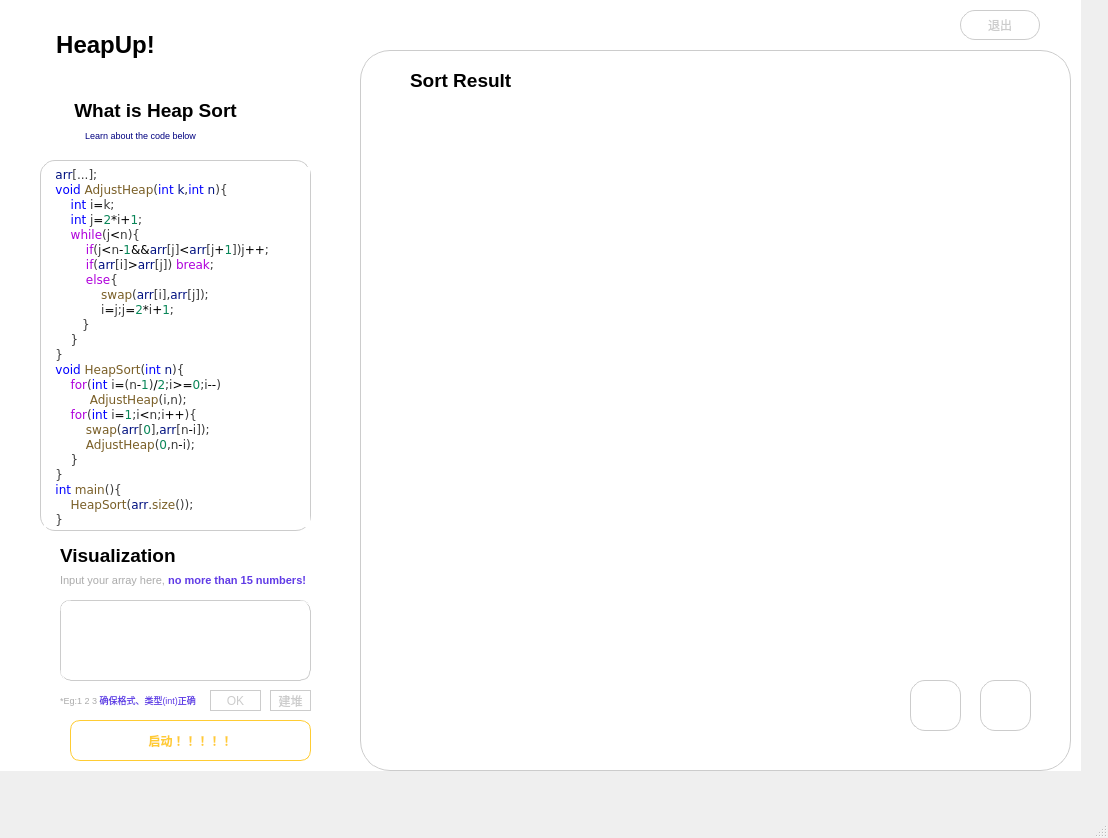
 <widget class="QMainWindow" name="MainWindow">
  <property name="geometry">
   <rect>
    <x>0</x>
    <y>0</y>
    <width>1108</width>
    <height>838</height>
   </rect>
  </property>
  <property name="windowTitle">
   <string>MainWindow</string>
  </property>
  <widget class="QWidget" name="centralwidget">
   <widget class="QLabel" name="label">
    <property name="geometry">
     <rect>
      <x>20</x>
      <y>10</y>
      <width>171</width>
      <height>71</height>
     </rect>
    </property>
    <property name="text">
     <string>&lt;html&gt;&lt;head/&gt;&lt;body&gt;&lt;p align=&quot;center&quot;&gt;&lt;span style=&quot; font-size:18pt; font-weight:700;&quot;&gt;HeapUp!&lt;/span&gt;&lt;/p&gt;&lt;/body&gt;&lt;/html&gt;</string>
    </property>
   </widget>
   <widget class="QLabel" name="label_2">
    <property name="geometry">
     <rect>
      <x>40</x>
      <y>90</y>
      <width>231</width>
      <height>41</height>
     </rect>
    </property>
    <property name="text">
     <string>&lt;html&gt;&lt;head/&gt;&lt;body&gt;&lt;p align=&quot;center&quot;&gt;&lt;span style=&quot; font-size:14pt; font-weight:700;&quot;&gt;What is Heap Sort&lt;/span&gt;&lt;/p&gt;&lt;/body&gt;&lt;/html&gt;</string>
    </property>
   </widget>
   <widget class="QLabel" name="label_3">
    <property name="geometry">
     <rect>
      <x>40</x>
      <y>90</y>
      <width>20</width>
      <height>61</height>
     </rect>
    </property>
    <property name="text">
     <string/>
    </property>
    <property name="pixmap">
     <pixmap resource="icon.qrc">:/icon/icon_title.png</pixmap>
    </property>
   </widget>
   <widget class="QLabel" name="label_4">
    <property name="geometry">
     <rect>
      <x>50</x>
      <y>110</y>
      <width>181</width>
      <height>51</height>
     </rect>
    </property>
    <property name="text">
     <string>&lt;html&gt;&lt;head/&gt;&lt;body&gt;&lt;p align=&quot;center&quot;&gt;&lt;span style=&quot; font-size:7pt; color:#00007f;&quot;&gt;Learn about the code below&lt;/span&gt;&lt;/p&gt;&lt;/body&gt;&lt;/html&gt;</string>
    </property>
   </widget>
   <widget class="QLabel" name="label_5">
    <property name="geometry">
     <rect>
      <x>40</x>
      <y>160</y>
      <width>271</width>
      <height>371</height>
     </rect>
    </property>
    <property name="styleSheet">
     <string notr="true">QLabel{
	border:1px solid #cccccc;
	border-radius:15px;
}
QLabel:hover{
	border:1px solid #ffcc33;
}</string>
    </property>
    <property name="text">
     <string>&lt;html&gt;&lt;head/&gt;&lt;body&gt;&lt;pre style=&quot; margin-top:0px; margin-bottom:0px; margin-left:0px; margin-right:0px; -qt-block-indent:0; text-indent:0px; line-height:19px; background-color:#ffffff;&quot;&gt;&lt;span style=&quot; font-family:'Consolas','Courier New','monospace'; color:#001080;&quot;&gt;   arr&lt;/span&gt;&lt;span style=&quot; font-family:'Consolas','Courier New','monospace'; color:#3b3b3b;&quot;&gt;[...];&lt;/span&gt;&lt;/pre&gt;&lt;pre style=&quot; margin-top:0px; margin-bottom:0px; margin-left:0px; margin-right:0px; -qt-block-indent:0; text-indent:0px; background-color:#ffffff;&quot;&gt;&lt;span style=&quot; font-family:'Consolas','Courier New','monospace'; color:#0000ff;&quot;&gt;   void &lt;/span&gt;&lt;span style=&quot; font-family:'Consolas','Courier New','monospace'; color:#795e26;&quot;&gt;AdjustHeap&lt;/span&gt;&lt;span style=&quot; font-family:'Consolas','Courier New','monospace'; color:#3b3b3b;&quot;&gt;(&lt;/span&gt;&lt;span style=&quot; font-family:'Consolas','Courier New','monospace'; color:#0000ff;&quot;&gt;int &lt;/span&gt;&lt;span style=&quot; font-family:'Consolas','Courier New','monospace'; color:#001080;&quot;&gt;k&lt;/span&gt;&lt;span style=&quot; font-family:'Consolas','Courier New','monospace'; color:#3b3b3b;&quot;&gt;,&lt;/span&gt;&lt;span style=&quot; font-family:'Consolas','Courier New','monospace'; color:#0000ff;&quot;&gt;int &lt;/span&gt;&lt;span style=&quot; font-family:'Consolas','Courier New','monospace'; color:#001080;&quot;&gt;n&lt;/span&gt;&lt;span style=&quot; font-family:'Consolas','Courier New','monospace'; color:#3b3b3b;&quot;&gt;){&lt;/span&gt;&lt;/pre&gt;&lt;pre style=&quot; margin-top:0px; margin-bottom:0px; margin-left:0px; margin-right:0px; -qt-block-indent:0; text-indent:0px; background-color:#ffffff;&quot;&gt;&lt;span style=&quot; font-family:'Consolas','Courier New','monospace'; color:#0000ff;&quot;&gt;       int&lt;/span&gt;&lt;span style=&quot; font-family:'Consolas','Courier New','monospace'; color:#3b3b3b;&quot;&gt; i&lt;/span&gt;&lt;span style=&quot; font-family:'Consolas','Courier New','monospace'; color:#000000;&quot;&gt;=&lt;/span&gt;&lt;span style=&quot; font-family:'Consolas','Courier New','monospace'; color:#3b3b3b;&quot;&gt;k;&lt;/span&gt;&lt;/pre&gt;&lt;pre style=&quot; margin-top:0px; margin-bottom:0px; margin-left:0px; margin-right:0px; -qt-block-indent:0; text-indent:0px; background-color:#ffffff;&quot;&gt;&lt;span style=&quot; font-family:'Consolas','Courier New','monospace'; color:#0000ff;&quot;&gt;       int&lt;/span&gt;&lt;span style=&quot; font-family:'Consolas','Courier New','monospace'; color:#3b3b3b;&quot;&gt; j&lt;/span&gt;&lt;span style=&quot; font-family:'Consolas','Courier New','monospace'; color:#000000;&quot;&gt;=&lt;/span&gt;&lt;span style=&quot; font-family:'Consolas','Courier New','monospace'; color:#098658;&quot;&gt;2&lt;/span&gt;&lt;span style=&quot; font-family:'Consolas','Courier New','monospace'; color:#000000;&quot;&gt;*&lt;/span&gt;&lt;span style=&quot; font-family:'Consolas','Courier New','monospace'; color:#3b3b3b;&quot;&gt;i&lt;/span&gt;&lt;span style=&quot; font-family:'Consolas','Courier New','monospace'; color:#000000;&quot;&gt;+&lt;/span&gt;&lt;span style=&quot; font-family:'Consolas','Courier New','monospace'; color:#098658;&quot;&gt;1&lt;/span&gt;&lt;span style=&quot; font-family:'Consolas','Courier New','monospace'; color:#3b3b3b;&quot;&gt;;&lt;/span&gt;&lt;/pre&gt;&lt;pre style=&quot; margin-top:0px; margin-bottom:0px; margin-left:0px; margin-right:0px; -qt-block-indent:0; text-indent:0px; background-color:#ffffff;&quot;&gt;&lt;span style=&quot; font-family:'Consolas','Courier New','monospace'; color:#af00db;&quot;&gt;       while&lt;/span&gt;&lt;span style=&quot; font-family:'Consolas','Courier New','monospace'; color:#3b3b3b;&quot;&gt;(j&lt;/span&gt;&lt;span style=&quot; font-family:'Consolas','Courier New','monospace'; color:#000000;&quot;&gt;&amp;lt;&lt;/span&gt;&lt;span style=&quot; font-family:'Consolas','Courier New','monospace'; color:#3b3b3b;&quot;&gt;n){&lt;/span&gt;&lt;/pre&gt;&lt;pre style=&quot; margin-top:0px; margin-bottom:0px; margin-left:0px; margin-right:0px; -qt-block-indent:0; text-indent:0px; background-color:#ffffff;&quot;&gt;&lt;span style=&quot; font-family:'Consolas','Courier New','monospace'; color:#af00db;&quot;&gt;           if&lt;/span&gt;&lt;span style=&quot; font-family:'Consolas','Courier New','monospace'; color:#3b3b3b;&quot;&gt;(j&lt;/span&gt;&lt;span style=&quot; font-family:'Consolas','Courier New','monospace'; color:#000000;&quot;&gt;&amp;lt;&lt;/span&gt;&lt;span style=&quot; font-family:'Consolas','Courier New','monospace'; color:#3b3b3b;&quot;&gt;n&lt;/span&gt;&lt;span style=&quot; font-family:'Consolas','Courier New','monospace'; color:#000000;&quot;&gt;-&lt;/span&gt;&lt;span style=&quot; font-family:'Consolas','Courier New','monospace'; color:#098658;&quot;&gt;1&lt;/span&gt;&lt;span style=&quot; font-family:'Consolas','Courier New','monospace'; color:#000000;&quot;&gt;&amp;amp;&amp;amp;&lt;/span&gt;&lt;span style=&quot; font-family:'Consolas','Courier New','monospace'; color:#001080;&quot;&gt;arr&lt;/span&gt;&lt;span style=&quot; font-family:'Consolas','Courier New','monospace'; color:#3b3b3b;&quot;&gt;[j]&lt;/span&gt;&lt;span style=&quot; font-family:'Consolas','Courier New','monospace'; color:#000000;&quot;&gt;&amp;lt;&lt;/span&gt;&lt;span style=&quot; font-family:'Consolas','Courier New','monospace'; color:#001080;&quot;&gt;arr&lt;/span&gt;&lt;span style=&quot; font-family:'Consolas','Courier New','monospace'; color:#3b3b3b;&quot;&gt;[j&lt;/span&gt;&lt;span style=&quot; font-family:'Consolas','Courier New','monospace'; color:#000000;&quot;&gt;+&lt;/span&gt;&lt;span style=&quot; font-family:'Consolas','Courier New','monospace'; color:#098658;&quot;&gt;1&lt;/span&gt;&lt;span style=&quot; font-family:'Consolas','Courier New','monospace'; color:#3b3b3b;&quot;&gt;])j&lt;/span&gt;&lt;span style=&quot; font-family:'Consolas','Courier New','monospace'; color:#000000;&quot;&gt;++&lt;/span&gt;&lt;span style=&quot; font-family:'Consolas','Courier New','monospace'; color:#3b3b3b;&quot;&gt;;&lt;/span&gt;&lt;/pre&gt;&lt;pre style=&quot; margin-top:0px; margin-bottom:0px; margin-left:0px; margin-right:0px; -qt-block-indent:0; text-indent:0px; background-color:#ffffff;&quot;&gt;&lt;span style=&quot; font-family:'Consolas','Courier New','monospace'; color:#af00db;&quot;&gt;           if&lt;/span&gt;&lt;span style=&quot; font-family:'Consolas','Courier New','monospace'; color:#3b3b3b;&quot;&gt;(&lt;/span&gt;&lt;span style=&quot; font-family:'Consolas','Courier New','monospace'; color:#001080;&quot;&gt;arr&lt;/span&gt;&lt;span style=&quot; font-family:'Consolas','Courier New','monospace'; color:#3b3b3b;&quot;&gt;[i]&lt;/span&gt;&lt;span style=&quot; font-family:'Consolas','Courier New','monospace'; color:#000000;&quot;&gt;&amp;gt;&lt;/span&gt;&lt;span style=&quot; font-family:'Consolas','Courier New','monospace'; color:#001080;&quot;&gt;arr&lt;/span&gt;&lt;span style=&quot; font-family:'Consolas','Courier New','monospace'; color:#3b3b3b;&quot;&gt;[j]) &lt;/span&gt;&lt;span style=&quot; font-family:'Consolas','Courier New','monospace'; color:#af00db;&quot;&gt;break&lt;/span&gt;&lt;span style=&quot; font-family:'Consolas','Courier New','monospace'; color:#3b3b3b;&quot;&gt;;&lt;/span&gt;&lt;/pre&gt;&lt;pre style=&quot; margin-top:0px; margin-bottom:0px; margin-left:0px; margin-right:0px; -qt-block-indent:0; text-indent:0px; background-color:#ffffff;&quot;&gt;&lt;span style=&quot; font-family:'Consolas','Courier New','monospace'; color:#af00db;&quot;&gt;           else&lt;/span&gt;&lt;span style=&quot; font-family:'Consolas','Courier New','monospace'; color:#3b3b3b;&quot;&gt;{&lt;/span&gt;&lt;/pre&gt;&lt;pre style=&quot; margin-top:0px; margin-bottom:0px; margin-left:0px; margin-right:0px; -qt-block-indent:0; text-indent:0px; background-color:#ffffff;&quot;&gt;&lt;span style=&quot; font-family:'Consolas','Courier New','monospace'; color:#795e26;&quot;&gt;               swap&lt;/span&gt;&lt;span style=&quot; font-family:'Consolas','Courier New','monospace'; color:#3b3b3b;&quot;&gt;(&lt;/span&gt;&lt;span style=&quot; font-family:'Consolas','Courier New','monospace'; color:#001080;&quot;&gt;arr&lt;/span&gt;&lt;span style=&quot; font-family:'Consolas','Courier New','monospace'; color:#3b3b3b;&quot;&gt;[i],&lt;/span&gt;&lt;span style=&quot; font-family:'Consolas','Courier New','monospace'; color:#001080;&quot;&gt;arr&lt;/span&gt;&lt;span style=&quot; font-family:'Consolas','Courier New','monospace'; color:#3b3b3b;&quot;&gt;[j]);&lt;/span&gt;&lt;/pre&gt;&lt;pre style=&quot; margin-top:0px; margin-bottom:0px; margin-left:0px; margin-right:0px; -qt-block-indent:0; text-indent:0px; background-color:#ffffff;&quot;&gt;&lt;span style=&quot; font-family:'Consolas','Courier New','monospace'; color:#3b3b3b;&quot;&gt;               i&lt;/span&gt;&lt;span style=&quot; font-family:'Consolas','Courier New','monospace'; color:#000000;&quot;&gt;=&lt;/span&gt;&lt;span style=&quot; font-family:'Consolas','Courier New','monospace'; color:#3b3b3b;&quot;&gt;j;j&lt;/span&gt;&lt;span style=&quot; font-family:'Consolas','Courier New','monospace'; color:#000000;&quot;&gt;=&lt;/span&gt;&lt;span style=&quot; font-family:'Consolas','Courier New','monospace'; color:#098658;&quot;&gt;2&lt;/span&gt;&lt;span style=&quot; font-family:'Consolas','Courier New','monospace'; color:#000000;&quot;&gt;*&lt;/span&gt;&lt;span style=&quot; font-family:'Consolas','Courier New','monospace'; color:#3b3b3b;&quot;&gt;i&lt;/span&gt;&lt;span style=&quot; font-family:'Consolas','Courier New','monospace'; color:#000000;&quot;&gt;+&lt;/span&gt;&lt;span style=&quot; font-family:'Consolas','Courier New','monospace'; color:#098658;&quot;&gt;1&lt;/span&gt;&lt;span style=&quot; font-family:'Consolas','Courier New','monospace'; color:#3b3b3b;&quot;&gt;;&lt;/span&gt;&lt;/pre&gt;&lt;pre style=&quot; margin-top:0px; margin-bottom:0px; margin-left:0px; margin-right:0px; -qt-block-indent:0; text-indent:0px; background-color:#ffffff;&quot;&gt;&lt;span style=&quot; font-family:'Consolas','Courier New','monospace'; color:#3b3b3b;&quot;&gt;          }&lt;/span&gt;&lt;/pre&gt;&lt;pre style=&quot; margin-top:0px; margin-bottom:0px; margin-left:0px; margin-right:0px; -qt-block-indent:0; text-indent:0px; background-color:#ffffff;&quot;&gt;&lt;span style=&quot; font-family:'Consolas','Courier New','monospace'; color:#3b3b3b;&quot;&gt;       }&lt;/span&gt;&lt;/pre&gt;&lt;pre style=&quot; margin-top:0px; margin-bottom:0px; margin-left:0px; margin-right:0px; -qt-block-indent:0; text-indent:0px; background-color:#ffffff;&quot;&gt;&lt;span style=&quot; font-family:'Consolas','Courier New','monospace'; color:#3b3b3b;&quot;&gt;   }&lt;/span&gt;&lt;/pre&gt;&lt;pre style=&quot; margin-top:0px; margin-bottom:0px; margin-left:0px; margin-right:0px; -qt-block-indent:0; text-indent:0px; background-color:#ffffff;&quot;&gt;&lt;span style=&quot; font-family:'Consolas','Courier New','monospace'; color:#0000ff;&quot;&gt;   void &lt;/span&gt;&lt;span style=&quot; font-family:'Consolas','Courier New','monospace'; color:#795e26;&quot;&gt;HeapSort&lt;/span&gt;&lt;span style=&quot; font-family:'Consolas','Courier New','monospace'; color:#3b3b3b;&quot;&gt;(&lt;/span&gt;&lt;span style=&quot; font-family:'Consolas','Courier New','monospace'; color:#0000ff;&quot;&gt;int &lt;/span&gt;&lt;span style=&quot; font-family:'Consolas','Courier New','monospace'; color:#001080;&quot;&gt;n&lt;/span&gt;&lt;span style=&quot; font-family:'Consolas','Courier New','monospace'; color:#3b3b3b;&quot;&gt;){&lt;/span&gt;&lt;/pre&gt;&lt;pre style=&quot; margin-top:0px; margin-bottom:0px; margin-left:0px; margin-right:0px; -qt-block-indent:0; text-indent:0px; background-color:#ffffff;&quot;&gt;&lt;span style=&quot; font-family:'Consolas','Courier New','monospace'; color:#af00db;&quot;&gt;       for&lt;/span&gt;&lt;span style=&quot; font-family:'Consolas','Courier New','monospace'; color:#3b3b3b;&quot;&gt;(&lt;/span&gt;&lt;span style=&quot; font-family:'Consolas','Courier New','monospace'; color:#0000ff;&quot;&gt;int&lt;/span&gt;&lt;span style=&quot; font-family:'Consolas','Courier New','monospace'; color:#3b3b3b;&quot;&gt; i&lt;/span&gt;&lt;span style=&quot; font-family:'Consolas','Courier New','monospace'; color:#000000;&quot;&gt;=&lt;/span&gt;&lt;span style=&quot; font-family:'Consolas','Courier New','monospace'; color:#3b3b3b;&quot;&gt;(n&lt;/span&gt;&lt;span style=&quot; font-family:'Consolas','Courier New','monospace'; color:#000000;&quot;&gt;-&lt;/span&gt;&lt;span style=&quot; font-family:'Consolas','Courier New','monospace'; color:#098658;&quot;&gt;1&lt;/span&gt;&lt;span style=&quot; font-family:'Consolas','Courier New','monospace'; color:#3b3b3b;&quot;&gt;)&lt;/span&gt;&lt;span style=&quot; font-family:'Consolas','Courier New','monospace'; color:#000000;&quot;&gt;/&lt;/span&gt;&lt;span style=&quot; font-family:'Consolas','Courier New','monospace'; color:#098658;&quot;&gt;2&lt;/span&gt;&lt;span style=&quot; font-family:'Consolas','Courier New','monospace'; color:#3b3b3b;&quot;&gt;;i&lt;/span&gt;&lt;span style=&quot; font-family:'Consolas','Courier New','monospace'; color:#000000;&quot;&gt;&amp;gt;=&lt;/span&gt;&lt;span style=&quot; font-family:'Consolas','Courier New','monospace'; color:#098658;&quot;&gt;0&lt;/span&gt;&lt;span style=&quot; font-family:'Consolas','Courier New','monospace'; color:#3b3b3b;&quot;&gt;;i&lt;/span&gt;&lt;span style=&quot; font-family:'Consolas','Courier New','monospace'; color:#000000;&quot;&gt;--&lt;/span&gt;&lt;span style=&quot; font-family:'Consolas','Courier New','monospace'; color:#3b3b3b;&quot;&gt;)&lt;/span&gt;&lt;/pre&gt;&lt;pre style=&quot; margin-top:0px; margin-bottom:0px; margin-left:0px; margin-right:0px; -qt-block-indent:0; text-indent:0px; background-color:#ffffff;&quot;&gt;&lt;span style=&quot; font-family:'Consolas','Courier New','monospace'; color:#795e26;&quot;&gt;            AdjustHeap&lt;/span&gt;&lt;span style=&quot; font-family:'Consolas','Courier New','monospace'; color:#3b3b3b;&quot;&gt;(i,n);&lt;/span&gt;&lt;/pre&gt;&lt;pre style=&quot; margin-top:0px; margin-bottom:0px; margin-left:0px; margin-right:0px; -qt-block-indent:0; text-indent:0px; background-color:#ffffff;&quot;&gt;&lt;span style=&quot; font-family:'Consolas','Courier New','monospace'; color:#af00db;&quot;&gt;       for&lt;/span&gt;&lt;span style=&quot; font-family:'Consolas','Courier New','monospace'; color:#3b3b3b;&quot;&gt;(&lt;/span&gt;&lt;span style=&quot; font-family:'Consolas','Courier New','monospace'; color:#0000ff;&quot;&gt;int&lt;/span&gt;&lt;span style=&quot; font-family:'Consolas','Courier New','monospace'; color:#3b3b3b;&quot;&gt; i&lt;/span&gt;&lt;span style=&quot; font-family:'Consolas','Courier New','monospace'; color:#000000;&quot;&gt;=&lt;/span&gt;&lt;span style=&quot; font-family:'Consolas','Courier New','monospace'; color:#098658;&quot;&gt;1&lt;/span&gt;&lt;span style=&quot; font-family:'Consolas','Courier New','monospace'; color:#3b3b3b;&quot;&gt;;i&lt;/span&gt;&lt;span style=&quot; font-family:'Consolas','Courier New','monospace'; color:#000000;&quot;&gt;&amp;lt;&lt;/span&gt;&lt;span style=&quot; font-family:'Consolas','Courier New','monospace'; color:#3b3b3b;&quot;&gt;n;i&lt;/span&gt;&lt;span style=&quot; font-family:'Consolas','Courier New','monospace'; color:#000000;&quot;&gt;++&lt;/span&gt;&lt;span style=&quot; font-family:'Consolas','Courier New','monospace'; color:#3b3b3b;&quot;&gt;){&lt;/span&gt;&lt;/pre&gt;&lt;pre style=&quot; margin-top:0px; margin-bottom:0px; margin-left:0px; margin-right:0px; -qt-block-indent:0; text-indent:0px; background-color:#ffffff;&quot;&gt;&lt;span style=&quot; font-family:'Consolas','Courier New','monospace'; color:#795e26;&quot;&gt;           swap&lt;/span&gt;&lt;span style=&quot; font-family:'Consolas','Courier New','monospace'; color:#3b3b3b;&quot;&gt;(&lt;/span&gt;&lt;span style=&quot; font-family:'Consolas','Courier New','monospace'; color:#001080;&quot;&gt;arr&lt;/span&gt;&lt;span style=&quot; font-family:'Consolas','Courier New','monospace'; color:#3b3b3b;&quot;&gt;[&lt;/span&gt;&lt;span style=&quot; font-family:'Consolas','Courier New','monospace'; color:#098658;&quot;&gt;0&lt;/span&gt;&lt;span style=&quot; font-family:'Consolas','Courier New','monospace'; color:#3b3b3b;&quot;&gt;],&lt;/span&gt;&lt;span style=&quot; font-family:'Consolas','Courier New','monospace'; color:#001080;&quot;&gt;arr&lt;/span&gt;&lt;span style=&quot; font-family:'Consolas','Courier New','monospace'; color:#3b3b3b;&quot;&gt;[n&lt;/span&gt;&lt;span style=&quot; font-family:'Consolas','Courier New','monospace'; color:#000000;&quot;&gt;-&lt;/span&gt;&lt;span style=&quot; font-family:'Consolas','Courier New','monospace'; color:#3b3b3b;&quot;&gt;i]);&lt;/span&gt;&lt;/pre&gt;&lt;pre style=&quot; margin-top:0px; margin-bottom:0px; margin-left:0px; margin-right:0px; -qt-block-indent:0; text-indent:0px; background-color:#ffffff;&quot;&gt;&lt;span style=&quot; font-family:'Consolas','Courier New','monospace'; color:#795e26;&quot;&gt;           AdjustHeap&lt;/span&gt;&lt;span style=&quot; font-family:'Consolas','Courier New','monospace'; color:#3b3b3b;&quot;&gt;(&lt;/span&gt;&lt;span style=&quot; font-family:'Consolas','Courier New','monospace'; color:#098658;&quot;&gt;0&lt;/span&gt;&lt;span style=&quot; font-family:'Consolas','Courier New','monospace'; color:#3b3b3b;&quot;&gt;,n&lt;/span&gt;&lt;span style=&quot; font-family:'Consolas','Courier New','monospace'; color:#000000;&quot;&gt;-&lt;/span&gt;&lt;span style=&quot; font-family:'Consolas','Courier New','monospace'; color:#3b3b3b;&quot;&gt;i);&lt;/span&gt;&lt;/pre&gt;&lt;pre style=&quot; margin-top:0px; margin-bottom:0px; margin-left:0px; margin-right:0px; -qt-block-indent:0; text-indent:0px; background-color:#ffffff;&quot;&gt;&lt;span style=&quot; font-family:'Consolas','Courier New','monospace'; color:#3b3b3b;&quot;&gt;       }&lt;/span&gt;&lt;/pre&gt;&lt;pre style=&quot; margin-top:0px; margin-bottom:0px; margin-left:0px; margin-right:0px; -qt-block-indent:0; text-indent:0px; background-color:#ffffff;&quot;&gt;&lt;span style=&quot; font-family:'Consolas','Courier New','monospace'; color:#3b3b3b;&quot;&gt;   }&lt;/span&gt;&lt;/pre&gt;&lt;pre style=&quot; margin-top:0px; margin-bottom:0px; margin-left:0px; margin-right:0px; -qt-block-indent:0; text-indent:0px; background-color:#ffffff;&quot;&gt;&lt;span style=&quot; font-family:'Consolas','Courier New','monospace'; color:#0000ff;&quot;&gt;   int &lt;/span&gt;&lt;span style=&quot; font-family:'Consolas','Courier New','monospace'; color:#795e26;&quot;&gt;main&lt;/span&gt;&lt;span style=&quot; font-family:'Consolas','Courier New','monospace'; color:#3b3b3b;&quot;&gt;(){&lt;/span&gt;&lt;/pre&gt;&lt;pre style=&quot; margin-top:0px; margin-bottom:0px; margin-left:0px; margin-right:0px; -qt-block-indent:0; text-indent:0px; background-color:#ffffff;&quot;&gt;&lt;span style=&quot; font-family:'Consolas','Courier New','monospace'; color:#795e26;&quot;&gt;       HeapSort&lt;/span&gt;&lt;span style=&quot; font-family:'Consolas','Courier New','monospace'; color:#3b3b3b;&quot;&gt;(&lt;/span&gt;&lt;span style=&quot; font-family:'Consolas','Courier New','monospace'; color:#001080;&quot;&gt;arr&lt;/span&gt;&lt;span style=&quot; font-family:'Consolas','Courier New','monospace'; color:#3b3b3b;&quot;&gt;.&lt;/span&gt;&lt;span style=&quot; font-family:'Consolas','Courier New','monospace'; color:#795e26;&quot;&gt;size&lt;/span&gt;&lt;span style=&quot; font-family:'Consolas','Courier New','monospace'; color:#3b3b3b;&quot;&gt;());&lt;/span&gt;&lt;/pre&gt;&lt;pre style=&quot; margin-top:0px; margin-bottom:0px; margin-left:0px; margin-right:0px; -qt-block-indent:0; text-indent:0px; background-color:#ffffff;&quot;&gt;&lt;span style=&quot; font-family:'Consolas','Courier New','monospace'; color:#3b3b3b;&quot;&gt;   }&lt;/span&gt;&lt;/pre&gt;&lt;/body&gt;&lt;/html&gt;</string>
    </property>
   </widget>
   <widget class="QLabel" name="label_6">
    <property name="geometry">
     <rect>
      <x>40</x>
      <y>540</y>
      <width>16</width>
      <height>51</height>
     </rect>
    </property>
    <property name="text">
     <string/>
    </property>
    <property name="pixmap">
     <pixmap resource="icon.qrc">:/icon/icon_title.png</pixmap>
    </property>
   </widget>
   <widget class="QLabel" name="label_7">
    <property name="geometry">
     <rect>
      <x>60</x>
      <y>540</y>
      <width>161</width>
      <height>31</height>
     </rect>
    </property>
    <property name="text">
     <string>&lt;html&gt;&lt;head/&gt;&lt;body&gt;&lt;p&gt;&lt;span style=&quot; font-size:14pt; font-weight:700;&quot;&gt;Visualization&lt;/span&gt;&lt;/p&gt;&lt;/body&gt;&lt;/html&gt;</string>
    </property>
   </widget>
   <widget class="QLabel" name="label_8">
    <property name="geometry">
     <rect>
      <x>60</x>
      <y>570</y>
      <width>251</width>
      <height>21</height>
     </rect>
    </property>
    <property name="text">
     <string>&lt;html&gt;&lt;head/&gt;&lt;body&gt;&lt;p&gt;&lt;span style=&quot; font-size:8pt; color:#ababab;&quot;&gt;Input your array here, &lt;/span&gt;&lt;span style=&quot; font-size:8pt; font-weight:700; color:#603be6;&quot;&gt;no more than 15 numbers!&lt;/span&gt;&lt;/p&gt;&lt;/body&gt;&lt;/html&gt;</string>
    </property>
   </widget>
   <widget class="QPlainTextEdit" name="plainTextEdit">
    <property name="geometry">
     <rect>
      <x>60</x>
      <y>600</y>
      <width>251</width>
      <height>81</height>
     </rect>
    </property>
    <property name="styleSheet">
     <string notr="true">QPlainTextEdit{
	border-radius:10px;
	border: 1px groove #cccccc;
	color:black;
	background-color:white;
	padding-left:5px;
	padding-right:5px;
	font:&quot;华文中宋&quot;;
}
QPlainTextEdit:focus{
	border:1px groove #ffcc33;
}
QPlainTextEdit:hover{
	border:1px groove #ffcc33;
	background-color:white;
}</string>
    </property>
   </widget>
   <widget class="QLabel" name="label_9">
    <property name="geometry">
     <rect>
      <x>60</x>
      <y>690</y>
      <width>141</width>
      <height>21</height>
     </rect>
    </property>
    <property name="text">
     <string>&lt;html&gt;&lt;head/&gt;&lt;body&gt;&lt;p&gt;&lt;span style=&quot; font-size:7pt; color:#ababab;&quot;&gt;*Eg:1 2 3 &lt;/span&gt;&lt;span style=&quot; font-size:7pt; color:#603be6;&quot;&gt;确保格式、类型(int)正确 &lt;/span&gt;&lt;/p&gt;&lt;/body&gt;&lt;/html&gt;</string>
    </property>
   </widget>
   <widget class="QPushButton" name="pushButton">
    <property name="geometry">
     <rect>
      <x>210</x>
      <y>690</y>
      <width>51</width>
      <height>21</height>
     </rect>
    </property>
    <property name="styleSheet">
     <string notr="true">QPushButton{
	border-radius:15px;
	background-color:white;
	border: 1px solid #cccccc;
	color:#cccccc;
	font: 75 12px &quot;Arial Black&quot;;
	font-weight:semi-bold;
}
QPushButton:hover{
	background-color:white;
	border: 1px solid #603be6;
	color:#603BE6;
}
QPushButton:pressed{
	color:#cccccc;
	background-color:#41289C;
	border-color:#41289c;
}</string>
    </property>
    <property name="text">
     <string>OK</string>
    </property>
   </widget>
   <widget class="QPushButton" name="pushButton_2">
    <property name="geometry">
     <rect>
      <x>270</x>
      <y>690</y>
      <width>41</width>
      <height>21</height>
     </rect>
    </property>
    <property name="styleSheet">
     <string notr="true">QPushButton{
	border-radius:15px;
	background-color:white;
	border: 1px solid #cccccc;
	color:#cccccc;
	font: 75 12px &quot;Arial Black&quot;;
	font-weight:semi-bold;
}
QPushButton:hover{
	background-color:white;
	border: 1px solid #603be6;
	color:#603BE6;
}
QPushButton:pressed{
	color:#cccccc;
	background-color:#41289C;
	border-color:#41289c;
}</string>
    </property>
    <property name="text">
     <string>建堆</string>
    </property>
   </widget>
   <widget class="QPushButton" name="pushButton_3">
    <property name="geometry">
     <rect>
      <x>70</x>
      <y>720</y>
      <width>241</width>
      <height>41</height>
     </rect>
    </property>
    <property name="styleSheet">
     <string notr="true">QPushButton{
    background-color: white; 
    border: 1px solid #ffcc33;
    border-radius: 10px; 
    color: #ffcc33; 
    padding: 5px; 
    font-size: 12px; 
	font-weight:bold;
}

QPushButton:hover {
    background-color: #ffcc33; 
	color:white;
	border-color:#ffcc33;
}

QPushButton:pressed {
    background-color: #E6B82E; /* 按钮被按下时的背景色 */
	color:#cccccc;
	border-color:#E6B82E;
}</string>
    </property>
    <property name="text">
     <string>启动！！！！！</string>
    </property>
   </widget>
   <widget class="QWidget" name="widget" native="true">
    <property name="geometry">
     <rect>
      <x>0</x>
      <y>0</y>
      <width>1081</width>
      <height>771</height>
     </rect>
    </property>
    <property name="styleSheet">
     <string notr="true">border:none;
background-color:white;</string>
    </property>
    <widget class="QGraphicsView" name="graphicsView">
     <property name="geometry">
      <rect>
       <x>360</x>
       <y>50</y>
       <width>711</width>
       <height>721</height>
      </rect>
     </property>
     <property name="styleSheet">
      <string notr="true">QGraphicsView{
	border:1px solid #cccccc;
	border-radius:30px;
	background-color:white;
}
QGraphicsView:hover{
	border:1px solid #ffcc33;
}</string>
     </property>
    </widget>
    <widget class="QLabel" name="label_10">
     <property name="geometry">
      <rect>
       <x>410</x>
       <y>60</y>
       <width>141</width>
       <height>41</height>
      </rect>
     </property>
     <property name="text">
      <string>&lt;html&gt;&lt;head/&gt;&lt;body&gt;&lt;p&gt;&lt;span style=&quot; font-size:14pt; font-weight:700;&quot;&gt;Sort Result&lt;/span&gt;&lt;/p&gt;&lt;/body&gt;&lt;/html&gt;</string>
     </property>
    </widget>
    <widget class="QPushButton" name="play">
     <property name="geometry">
      <rect>
       <x>910</x>
       <y>680</y>
       <width>51</width>
       <height>51</height>
      </rect>
     </property>
     <property name="styleSheet">
      <string notr="true">QPushButton{
    background-color: white; 
    border: 1px solid #cccccc;
    border-radius: 15px; 
    color: #cccccc; 
    icon:url(&quot;:/icon/icon/icon_play_normal.png&quot;);
	icon-size:24px 24px;
}

QPushButton:hover {
	color:#ffcc33;
	border-color:#ffcc33;
icon:url(&quot;:/icon/icon/icon_play_pressed.png&quot;);
icon-size:24px 24px;
}

QPushButton:pressed {
	color:#ffcc33;
	border-color:#ffcc33;
icon:url(&quot;:/icon/icon/icon_play_pressed.png&quot;);
icon-size:24px 24px;
}</string>
     </property>
     <property name="text">
      <string/>
     </property>
    </widget>
    <widget class="QPushButton" name="pause">
     <property name="geometry">
      <rect>
       <x>980</x>
       <y>680</y>
       <width>51</width>
       <height>51</height>
      </rect>
     </property>
     <property name="styleSheet">
      <string notr="true">QPushButton{
    background-color: white; 
    border: 1px solid #cccccc;
    border-radius: 15px; 
    color: #cccccc; 
    icon:url(&quot;:/icon/icon/icon_play_normal.png&quot;);
	icon-size:24px 24px;
}

QPushButton:hover {
	color:#ffcc33;
	border-color:#ffcc33;
icon:url(&quot;:/icon/icon/icon_play_pressed.png&quot;);
icon-size:24px 24px;
}

QPushButton:pressed {
	color:#ffcc33;
	border-color:#ffcc33;
icon:url(&quot;:/icon/icon/icon_play_pressed.png&quot;);
icon-size:24px 24px;
}</string>
     </property>
     <property name="text">
      <string/>
     </property>
    </widget>
    <widget class="QPushButton" name="exitButton">
     <property name="geometry">
      <rect>
       <x>960</x>
       <y>10</y>
       <width>80</width>
       <height>30</height>
      </rect>
     </property>
     <property name="styleSheet">
      <string notr="true">QPushButton#exitButton {
    background-color: white; 
    border: 1px solid #cccccc;
    border-radius: 15px; 
    color: #cccccc; 
    padding: 5px; 
    font-size: 12px; 
}

QPushButton#exitButton:hover {
    background-color: white; 
	color:#ffcc33;
	border-color:#ffcc33;
}

QPushButton#exitButton:pressed {
    background-color: #E6B82E; /* 按钮被按下时的背景色 */
	color:#cccccc;
	border-color:#E6B82E;
}</string>
     </property>
     <property name="text">
      <string>退出</string>
     </property>
    </widget>
   </widget>
   <zorder>widget</zorder>
   <zorder>label</zorder>
   <zorder>label_2</zorder>
   <zorder>label_3</zorder>
   <zorder>label_4</zorder>
   <zorder>label_5</zorder>
   <zorder>label_6</zorder>
   <zorder>label_7</zorder>
   <zorder>label_8</zorder>
   <zorder>plainTextEdit</zorder>
   <zorder>label_9</zorder>
   <zorder>pushButton</zorder>
   <zorder>pushButton_2</zorder>
   <zorder>pushButton_3</zorder>
  </widget>
  <widget class="QMenuBar" name="menubar">
   <property name="geometry">
    <rect>
     <x>0</x>
     <y>0</y>
     <width>1108</width>
     <height>25</height>
    </rect>
   </property>
  </widget>
  <widget class="QStatusBar" name="statusbar"/>
 </widget>
